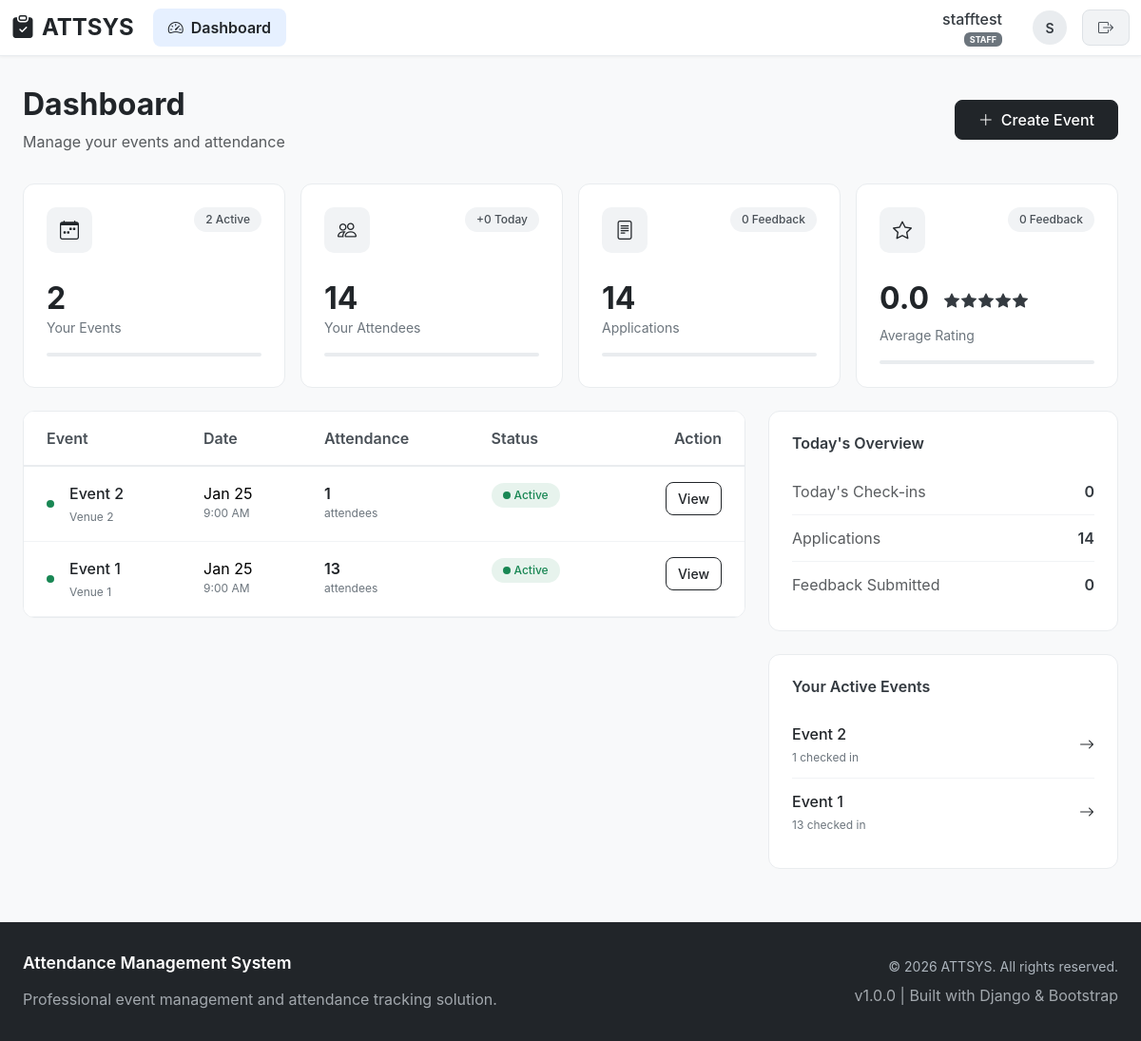
Page /attsys/dashboard/ (signed in) on the earlier database version.
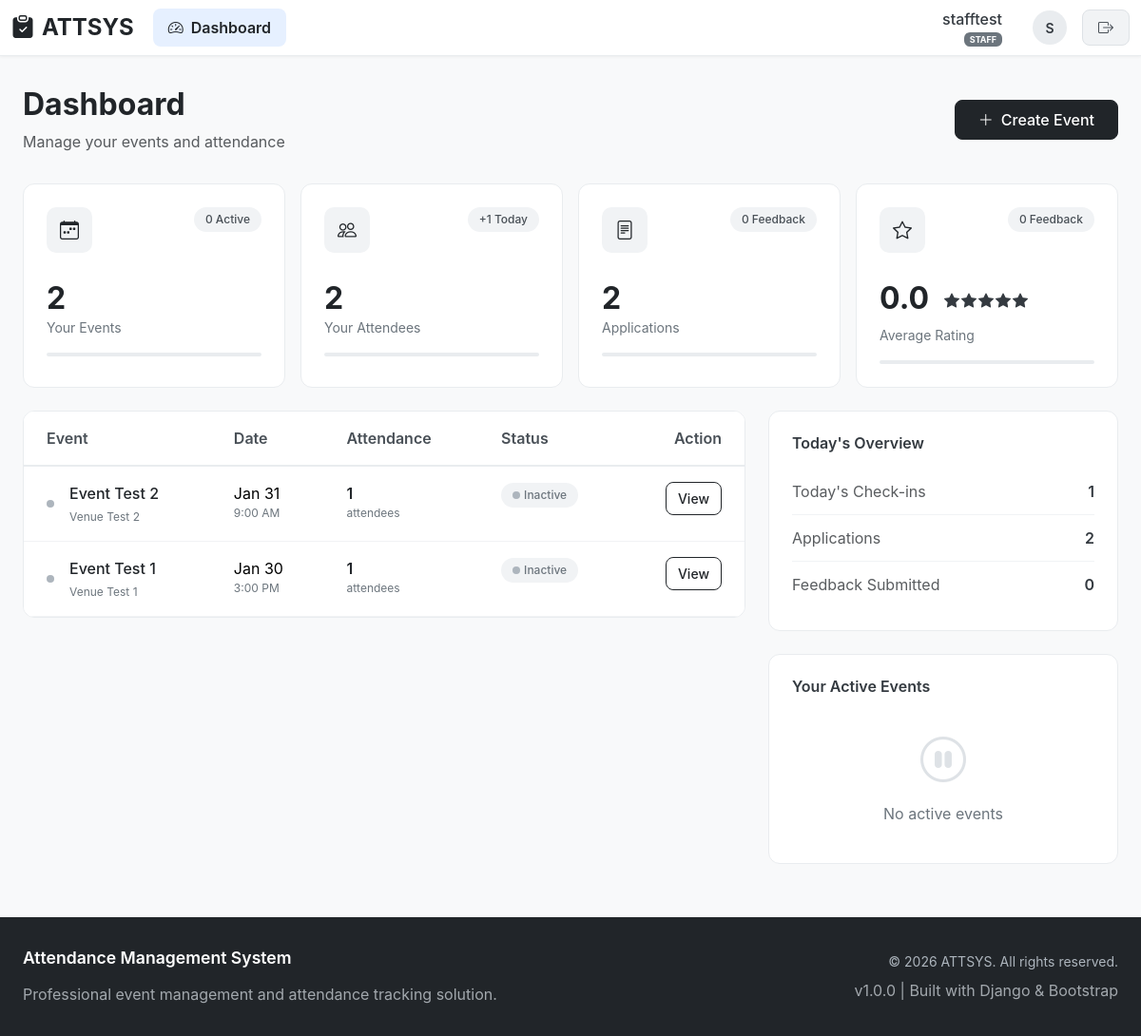
Same page on the later database version.
### attsys/models.py (models this page shows, shortened)
class Event(models.Model):
    STATE_CHOICES = (
        ('KUALA_LUMPUR', 'Kuala Lumpur'),
        ('SELANGOR', 'Selangor'),
        ('JOHOR', 'Johor'),
        ('PENANG', 'Penang'),
        ('PERAK', 'Perak'),
        ('SABAH', 'Sabah'),
        ('SARAWAK', 'Sarawak'),
        ('PAHANG', 'Pahang'),
        ('NEGERI_SEMBILAN', 'Negeri Sembilan'),
        ('KEDAH', 'Kedah'),
        ('KELANTAN', 'Kelantan'),
        ('TERENGGANU', 'Terengganu'),
        ('MELAKA', 'Melaka'),
        ('PERLIS', 'Perlis'),
        ('LABUAN', 'Labuan'),
        ('PUTRAJAYA', 'Putrajaya'),
        ('OTHER', 'Other'),
    )
    title = models.CharField(max_length=200)
    description = models.TextField(blank=True)
    venue = models.CharField(max_length=200)
    state = models.CharField(max_length=50, choices=STATE_CHOICES, default='KUALA_LUMPUR')
    custom_state = models.CharField(
        max_length=100,
        blank=True,
        verbose_name="Other State"
    )
    date = models.DateField()
    start_time = models.TimeField()
    end_time = models.TimeField()
    created_by = models.ForeignKey(
        User,
        on_delete=models.CASCADE,
        related_name='events'
    )
    assigned_staff = models.ManyToManyField(
        settings.AUTH_USER_MODEL,
        blank=True,
        related_name='assigned_events'
    )
    check_in_token = models.UUIDField(default=uuid.uuid4, unique=True)
    is_active = models.BooleanField(default=False)
    created_at = models.DateTimeField(auto_now_add=True)
    updated_at = models.DateTimeField(auto_now=True)
    class Meta:
        ordering = ['-date', '-created_at']

### attsys/views.py (the view)
# urls.py: path('dashboard/', views.dashboard, name='dashboard'),
@login_required
def dashboard(request):
    if not request.user.is_active:
        return redirect('login')
    today = malaysia_now().date()
    if request.user.role == 'ADMIN':
        total_events = Event.objects.count()
        total_attendees = Attendee.objects.count()
        total_staff = User.objects.filter(role='STAFF', is_active=True).count()
        total_feedback = Feedback.objects.count()
        total_applications = Application.objects.count()
        today_checkins = Attendee.objects.filter(
            attended_at__date=today
        ).count()
        active_events = Event.objects.filter(is_active=True).count()
        avg_rating = Feedback.objects.aggregate(Avg('rating'))['rating__avg']
        events = Event.objects.order_by('-created_at')[:10]
        return render(request, 'dashboard.html', {
            'total_events': total_events,
            'total_attendees': total_attendees,
            'total_staff': total_staff,  # Only for admin
            'total_feedback': total_feedback,
            'total_applications': total_applications,
            'today_checkins': today_checkins,
            'active_events': active_events,
            'avg_rating': avg_rating,
            'events': events,
            'is_admin': True  # Add this flag
        })
    else:
        user_events = Event.objects.filter(created_by=request.user)
        total_events = user_events.count()
        total_attendees = Attendee.objects.filter(event__in=user_events).count()
        total_feedback = Feedback.objects.filter(event__in=user_events).count()
        total_applications = Application.objects.filter(event__in=user_events).count()
        today_checkins = Attendee.objects.filter(
            event__in=user_events,
            attended_at__date=today
        ).count()
        active_events = user_events.filter(is_active=True).count()
        avg_rating = Feedback.objects.filter(
            event__in=user_events
        ).aggregate(Avg('rating'))['rating__avg']
        events = user_events.order_by('-created_at')[:10]
        return render(request, 'dashboard.html', {
            'total_events': total_events,
            'total_attendees': total_attendees,
            'total_feedback': total_feedback,
            'total_applications': total_applications,
            'today_checkins': today_checkins,
            'active_events': active_events,
            'avg_rating': avg_rating,
            'events': events,
            'is_admin': False  # Add this flag
        })

### attsys/views.py (called while the page is built)
def malaysia_now():
    return timezone.now() + timedelta(hours=8)

### attsys/templates/dashboard.html (shortened to what the changed rows need)
{% extends 'base.html' %}
{% block content %}
<div class="dashboard-container">
    <div class="page-header">
        <div class="d-flex justify-content-between align-items-center">
            <div>
                <h1 class="h2 fw-bold mb-2 text-dark">Dashboard</h1>
            </div>
        </div>
    </div>
    <div class="row g-3 mb-4">
        <div class="col-xl-3 col-lg-6 col-md-6">
            <div class="stat-card">
                <div class="d-flex justify-content-between align-items-start mb-3">
                    <div class="stat-icon">
                        <i class="bi bi-calendar-week"></i>
                    </div>
                    <span class="stat-badge">
                        {{ active_events }} Active
                    </span>
                </div>
            </div>
        </div>
        <div class="col-xl-3 col-lg-6 col-md-6">
            <div class="stat-card">
                <div class="d-flex justify-content-between align-items-start mb-3">
                    <div class="stat-icon">
                        <i class="bi bi-people"></i>
                    </div>
                    <span class="stat-badge">
                        +{{ today_checkins|default:0 }} Today
                    </span>
                </div>
                <div class="stat-value">{{ total_attendees }}</div>
                <div class="stat-label">
                    {% if user.role == 'ADMIN' %}
                    Total Attendees
                    {% else %}
                    Your Attendees
                    {% endif %}
                </div>
                <div class="progress-thin mt-2">
                </div>
            </div>
        </div>
        {% if user.role == 'ADMIN' %}
        <div class="col-xl-3 col-lg-6 col-md-6">
            <div class="stat-card">
                <div class="d-flex justify-content-between align-items-start mb-3">
                    <div class="stat-icon">
                        <i class="bi bi-person-badge"></i>
                    </div>
                    <a href="{% url 'manage_staff' %}" class="text-decoration-none text-dark fs-8">
                        Manage →
                    </a>
                </div>
                <div class="stat-value">{{ total_staff|default:0 }}</div>
                <div class="stat-label">Staff Members</div>
                <div class="progress-thin mt-2">
                    <div class="progress-bar bg-dark" role="progressbar" style="width: 75%"></div>
                </div>
            </div>
        </div>
        {% else %}
        <div class="col-xl-3 col-lg-6 col-md-6">
            <div class="stat-card">
                <div class="d-flex justify-content-between align-items-start mb-3">
                    <div class="stat-icon">
                        <i class="bi bi-file-text"></i>
                    </div>
                    <span class="stat-badge">
                        {{ total_feedback|default:0 }} Feedback
                    </span>
                </div>
                <div class="stat-value">{{ total_applications|default:0 }}</div>
                <div class="stat-label">Applications</div>
                <div class="progress-thin mt-2">
                </div>
            </div>
        </div>
        {% endif %}
        <div class="col-xl-3 col-lg-6 col-md-6">
            <div class="stat-card">
                <div class="d-flex align-items-center mb-2">
                    <div class="star-rating">
                        {% with rating=avg_rating|default:0 %}
                        {% for i in "12345"|make_list %}
                        <i class="bi bi-star-fill {% if forloop.counter <= rating %}text-warning{% else %}text-gray-300{% endif %}"></i>
                        {% endfor %}
                        {% endwith %}
                    </div>
                </div>
            </div>
        </div>
    </div>
    <div class="row">
        <div class="col-lg-8 mb-4">
            <div class="dashboard-section">
                <div class="dashboard-table">
                    <div class="table-responsive">
                        <table class="table table-hover mb-0">
                            <thead>
                                <tr>
                                    <th class="ps-4">Event</th>
                                    <th>Date</th>
                                    <th>Attendance</th>
                                    <th>Status</th>
                                    <th class="pe-4 text-end">Action</th>
                                </tr>
                            </thead>
                            <tbody>
                                {% for event in events %}
                                <tr>
                                    <td class="ps-4">
                                        <div class="d-flex align-items-center">
                                            <div class="event-indicator {% if event.is_active %}indicator-active{% else %}indicator-inactive{% endif %} me-3"></div>
                                            <div>
                                                <div class="event-title">{{ event.title|truncatechars:30 }}</div>
                                                <div class="event-meta">{{ event.venue|truncatechars:25 }}</div>
                                            </div>
                                        </div>
                                    </td>
                                    <td>
                                        <div>{{ event.date|date:"M d" }}</div>
                                        <div class="event-meta">{{ event.start_time|time:"g:i A" }}</div>
                                    </td>
                                    <td>
                                        <div class="attendance-count">{{ event.attendees.count }}</div>
                                        <div class="event-meta">attendees</div>
                                    </td>
                                    <td>
                                        <span class="event-status {% if event.is_active %}status-active{% else %}status-inactive{% endif %}">
                                            <span class="event-indicator {% if event.is_active %}indicator-active{% else %}indicator-inactive{% endif %} me-1"></span>
                                            {% if event.is_active %}Active{% else %}Inactive{% endif %}
                                        </span>
                                    </td>
                                    <td class="pe-4 text-end">
                                        <a href="{% url 'event_detail' event.id %}" class="btn btn-outline-dark btn-action">
                                            View
                                        </a>
                                    </td>
                                </tr>
                                {% endfor %}
                            </tbody>
                        </table>
                    </div>
                </div>
            </div>
        </div>
        <div class="col-lg-4">
            <div class="quick-stats-card mb-4">
                <div class="quick-stat-item">
                    <span class="text-muted">Today's Check-ins</span>
                    <span class="fw-semibold">{{ today_checkins|default:0 }}</span>
                </div>
                <div class="quick-stat-item">
                    <span class="text-muted">Applications</span>
                    <span class="fw-semibold">{{ total_applications|default:0 }}</span>
                </div>
            </div>
            <div class="quick-stats-card">
                {% if active_events > 0 %}
                <ul class="active-events-list">
                    {% for event in events %}
                        {% if event.is_active and forloop.counter <= 3 %}
                        <li class="active-event-item">
                            <div>
                                <div class="event-title">{{ event.title|truncatechars:20 }}</div>
                                <div class="event-meta">{{ event.attendees.count }} checked in</div>
                            </div>
                            <a href="{% url 'event_detail' event.id %}" class="text-decoration-none text-dark">
                                <i class="bi bi-arrow-right"></i>
                            </a>
                        </li>
                        {% endif %}
                    {% endfor %}
                </ul>
                {% else %}
                <div class="empty-state py-3">
                    <i class="bi bi-pause-circle"></i>
                    <p class="mt-2 mb-0 fs-8">No active events</p>
                </div>
                {% endif %}
            </div>
        </div>
    </div>
</div>
{% endblock %}

Differences in the rows shown:
removed Event: is_active True (drawn), title "Event 2", venue "Venue 2", date "Jan 25", start_time "9:00 AM", attendees.count "1"
removed Event: is_active True (drawn), title "Event 1", venue "Venue 1", date "Jan 25", start_time "9:00 AM", attendees.count "13"
added Event: is_active False (drawn), title "Event Test 2", venue "Venue Test 2", date "Jan 31", start_time "9:00 AM", attendees.count "1"
added Event: is_active False (drawn), title "Event Test 1", venue "Venue Test 1", date "Jan 30", start_time "3:00 PM", attendees.count "1"
Other differences:
{{ active_events }}: "2" → "0"
{{ today_checkins|default:0 }}: "0" → "1"
{{ total_attendees }}: "14" → "2"
{{ total_applications|default:0 }}: "14" → "2"
text now shown: "No active events"
